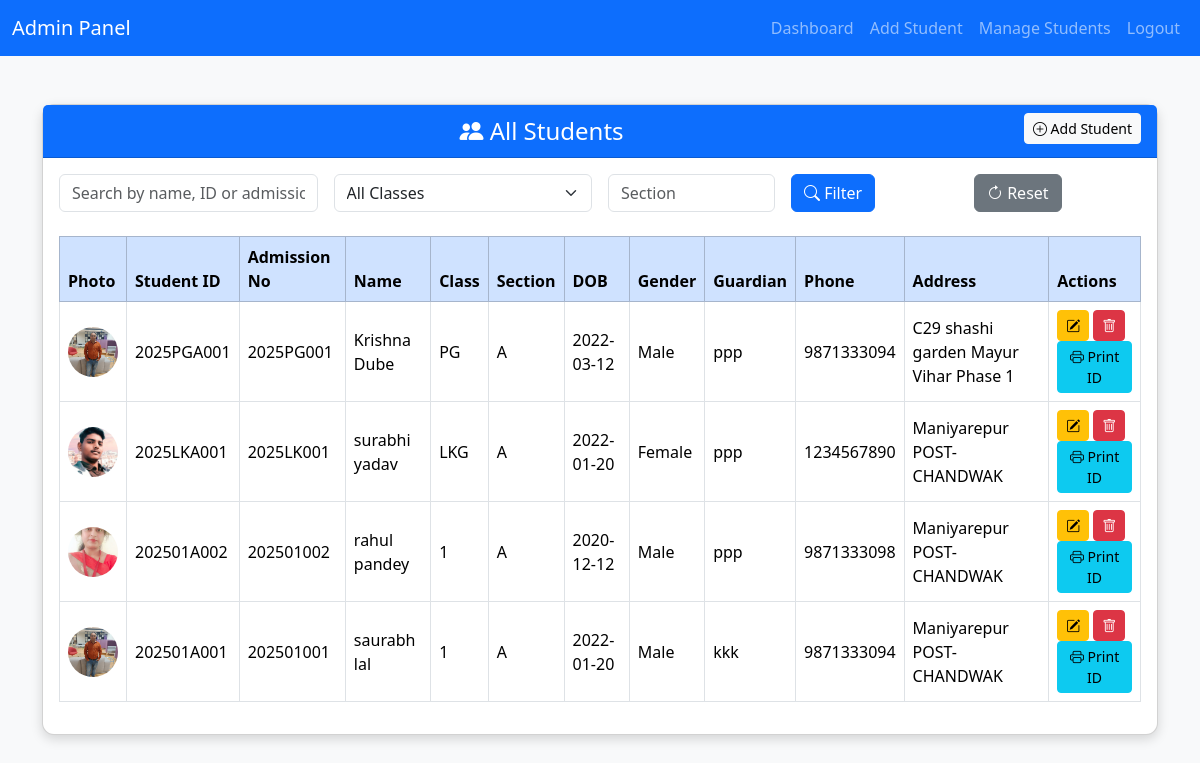
/admin/show_student.php (signed in), run on the app's committed database.
### tables this page shows
CREATE TABLE `students` (
  `id` varchar(20) NOT NULL,
  `admission_no` varchar(50) DEFAULT NULL,
  `first_name` varchar(100) NOT NULL,
  `last_name` varchar(100) DEFAULT NULL,
  `dob` date DEFAULT NULL,
  `gender` enum('male','female','other') DEFAULT NULL,
  `class_name` varchar(20) DEFAULT NULL,
  `classroom_id` varchar(20) DEFAULT NULL,
  `section` varchar(10) DEFAULT NULL,
  `guardian_name` varchar(150) DEFAULT NULL,
  `guardian_phone` varchar(30) DEFAULT NULL,
  `address` text DEFAULT NULL,
  `photo` varchar(255) DEFAULT NULL,
  `created_at` timestamp NOT NULL DEFAULT current_timestamp()
);

### admin/show_student.php (the view, shortened to what this page needs)
<?php
require_once '../common/config.php';
$limit = 20;
$page = isset($_GET['page']) && is_numeric($_GET['page']) ? intval($_GET['page']) : 1;
$offset = ($page - 1) * $limit;
$section_filter = $_GET['section'] ?? '';
$search_query = $_GET['search'] ?? '';
$sql_where = "WHERE 1";
$params = [];
$types = '';
$sql = "SELECT * FROM students $sql_where ORDER BY id DESC LIMIT ? OFFSET ?";
$params_paginated = $params;
$types_paginated = $types . 'ii';
$params_paginated[] = $limit;
$params_paginated[] = $offset;
$stmt = $conn->prepare($sql);
$stmt->bind_param($types_paginated, ...$params_paginated);
$stmt->execute();
$result = $stmt->get_result();
?>
<!DOCTYPE html>
<html lang="en">
<head>
<link href="../css/style.css" rel="stylesheet">
<link href="https://cdn.jsdelivr.net/npm/bootstrap@5.3.2/dist/css/bootstrap.min.css" rel="stylesheet">
<link href="https://cdn.jsdelivr.net/npm/bootstrap-icons@1.11.0/font/bootstrap-icons.css" rel="stylesheet">
</head>
<body>
<?php include 'admin_navbar.php'; ?>
<div class="container my-5">
    <div class="card">
        <div class="card-header text-center">
            <i class="bi bi-people-fill"></i> All Students
            <a href="add_student.php" class="btn btn-light btn-sm float-end"><i class="bi bi-plus-circle"></i> Add Student</a>
        </div>
        <div class="card-body">
            <form class="row g-3 mb-4" method="GET">
                <div class="col-md-3">
                    <input type="text" name="search" class="form-control" placeholder="Search by name, ID or admission" value="<?= htmlspecialchars($search_query) ?>">
                </div>
                <div class="col-md-3">
                    <select name="class" class="form-select">
                        <option value="">All Classes</option>
                    </select>
                </div>
                <div class="col-md-2">
                    <input type="text" name="section" class="form-control" placeholder="Section" maxlength="1" value="<?= htmlspecialchars($section_filter) ?>">
                </div>
                <div class="col-md-2">
                    <button type="submit" class="btn btn-primary"><i class="bi bi-search"></i> Filter</button>
                </div>
                <div class="col-md-2">
                    <a href="show_student.php" class="btn btn-secondary"><i class="bi bi-arrow-clockwise"></i> Reset</a>
                </div>
            </form>
            <div class="table-responsive">
                <table class="table table-bordered table-hover align-middle">
                    <thead class="table-primary">
                        <tr>
                            <th>Photo</th>
                            <th>Student ID</th>
                            <th>Admission No</th>
                            <th>Name</th>
                            <th>Class</th>
                            <th>Section</th>
                            <th>DOB</th>
                            <th>Gender</th>
                            <th>Guardian</th>
                            <th>Phone</th>
                            <th>Address</th>
                            <th>Actions</th>
                        </tr>
                    </thead>
                    <tbody>
                        <?php if($result->num_rows>0): ?>
                            <?php while ($row = $result->fetch_assoc()): ?>
                                <tr>
                                    <td>
                                        <?php if($row['photo'] && file_exists("../images/students/".$row['photo'])): ?>
                                            <img src="../images/students/<?= $row['photo'] ?>" class="table-img" alt="Photo">
                                        <?php else: ?>
                                            <img src="../images/logo.png" class="table-img" alt="No Photo">
                                        <?php endif; ?>
                                    </td>
                                    <td><?= htmlspecialchars($row['id']) ?></td>
                                    <td><?= htmlspecialchars($row['admission_no']) ?></td>
                                    <td><?= htmlspecialchars($row['first_name'].' '.$row['last_name']) ?></td>
                                    <td><?= htmlspecialchars($row['class_name']) ?></td>
                                    <td><?= htmlspecialchars($row['section']) ?></td>
                                    <td><?= htmlspecialchars($row['dob']) ?></td>
                                    <td><?= htmlspecialchars(ucfirst($row['gender'])) ?></td>
                                    <td><?= htmlspecialchars($row['guardian_name']) ?></td>
                                    <td><?= htmlspecialchars($row['guardian_phone']) ?></td>
                                    <td><?= htmlspecialchars($row['address']) ?></td>
                                    <td>
                                        <a href="edit_student.php?id=<?= $row['id'] ?>" class="btn btn-sm btn-warning"><i class="bi bi-pencil-square"></i></a>
                                        <a href="delete_student.php?id=<?= $row['id'] ?>" class="btn btn-sm btn-danger" onclick="return confirm('Are you sure to delete this student?');"><i class="bi bi-trash"></i></a>
                                        <a href="print_student_id.php?id=<?= $row['id'] ?>" target="_blank" class="btn btn-sm btn-info"><i class="bi bi-printer"></i> Print ID</a>
                                    </td>
                                </tr>
                            <?php endwhile; ?>
                        <?php else: ?>
                            <tr>
                                <td colspan="12" class="text-center">No students found.</td>
                            </tr>
                        <?php endif; ?>
                    </tbody>
                </table>
            </div>
        </div>
    </div>
</div>
</body>
</html>

### admin/admin_navbar.php (shortened to what this page needs)
<nav class="navbar navbar-expand-lg navbar-dark bg-primary">
  <div class="container-fluid">
    <a class="navbar-brand" href="dashboard.php">Admin Panel</a>
    <div class="collapse navbar-collapse" id="adminNavbar">
      <ul class="navbar-nav ms-auto">
        <li class="nav-item"><a class="nav-link" href="dashboard.php">Dashboard</a></li>
        <li class="nav-item"><a class="nav-link" href="add_student.php">Add Student</a></li>
        <li class="nav-item"><a class="nav-link" href="show_student.php">Manage Students</a></li>
        <li class="nav-item"><a class="nav-link" href="logout.php">Logout</a></li>
      </ul>
    </div>
  </div>
</nav>

### css/style.css (style rules this page uses)
body { font-family: 'Roboto', sans-serif; line-height: 1.6; }
.bg-primary { background-color: #004080 !important; }

### admin/show_student.php (style rules this page uses)
body { background-color: #f8f9fa; }
.table-img { width: 50px; height: 50px; object-fit: cover; border-radius: 50%; }
.card { box-shadow: 0 4px 12px rgba(0,0,0,0.15); border-radius: 12px; }
.card-header { background-color: #0d6efd; color: #fff; font-size: 1.5rem; font-weight: 500; border-top-left-radius: 12px; border-top-right-radius: 12px; }

### data on the page
students: photo (picture), id "2025PGA001", admission_no "2025PG001", first_name+last_name "Krishna Dube", class_name "PG", section "A", dob "2022-03-12", gender "Male", guardian_name "ppp", guardian_phone "9871333094", address "C29 shashi garden Mayur Vihar Phase 1"
students: photo (picture), id "2025LKA001", admission_no "2025LK001", first_name+last_name "surabhi yadav", class_name "LKG", section "A", dob "2022-01-20", gender "Female", guardian_name "ppp", guardian_phone "1234567890", address "Maniyarepur POST-CHANDWAK"
students: photo (picture), id "202501A002", admission_no "202501002", first_name+last_name "rahul pandey", class_name "1", section "A", dob "2020-12-12", gender "Male", guardian_name "ppp", guardian_phone "9871333098", address "Maniyarepur POST-CHANDWAK"
students: photo (picture), id "202501A001", admission_no "202501001", first_name+last_name "saurabh lal", class_name "1", section "A", dob "2022-01-20", gender "Male", guardian_name "kkk", guardian_phone "9871333094", address "Maniyarepur POST-CHANDWAK"
